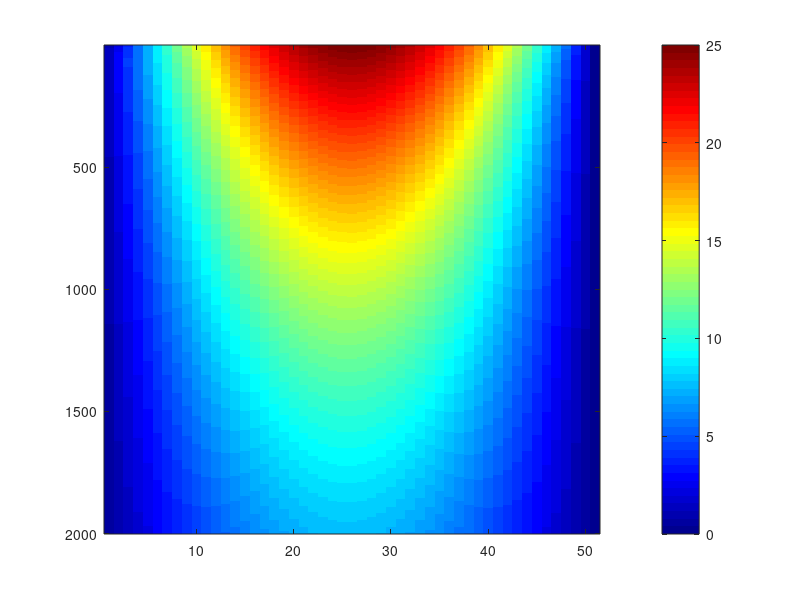

The MATLAB source for this figure:
alpha = 0.86; % thermal diffusivity of aluminium cm^2/sec
l = 10;
dx = 0.2;
dt = 0.01;

%r = alpha*dt/dx^2
r = (alpha*dt)/(dx^2);
disp(r); %only stable if r<= 0.5
% Explicit difference scheme
% u = [0,0.75,1,0.75,0]; 

% initial conditions
u = [0];
cols = (l/dx);
for i=1:cols
    fdx = i*dx;
    if i==cols
       u = [u,0];
    else
        u = [u, fdx*(l-fdx)];
    end
end

temp = [];
for i=0:cols
    temp = [temp,0];
end

% other time steps
n = 0;
while n < 2000

    for i=1:cols
        prevj = i-1;
        forwj = i+1;
        if prevj==0
            prevj = 0;
        else
            prevj = u(end,i-1);
        end
        j = 0.68*u(end,i)+0.16*(prevj+u(end,i+1));
        temp(end,i) = j;
    end

    u = [u;temp];
    if size(temp,1)>1
        temp(end,:) = [];
    end
    n = n+1;
end

colormap('jet');
imagesc(u);
colorbar;